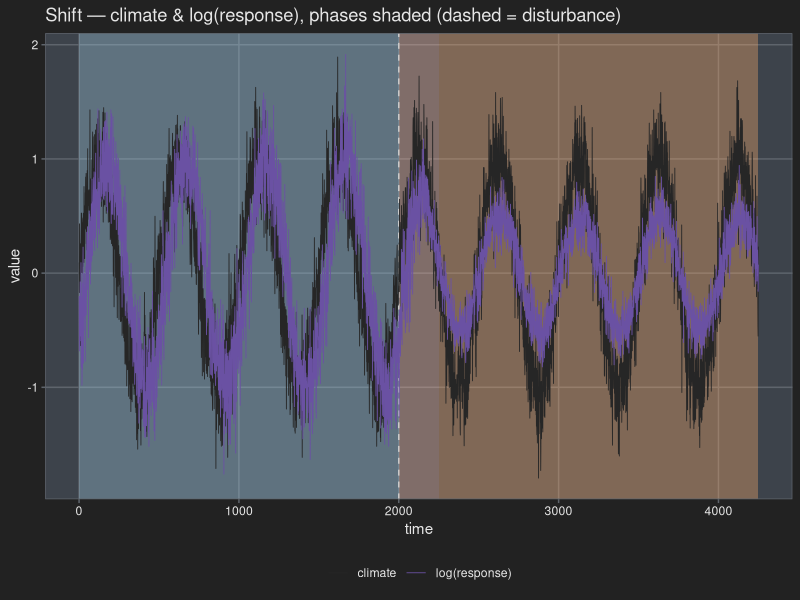
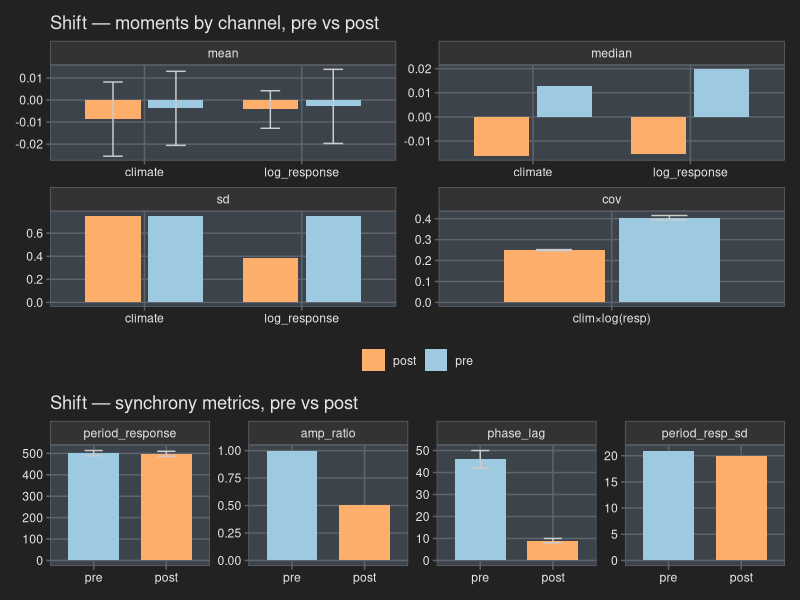
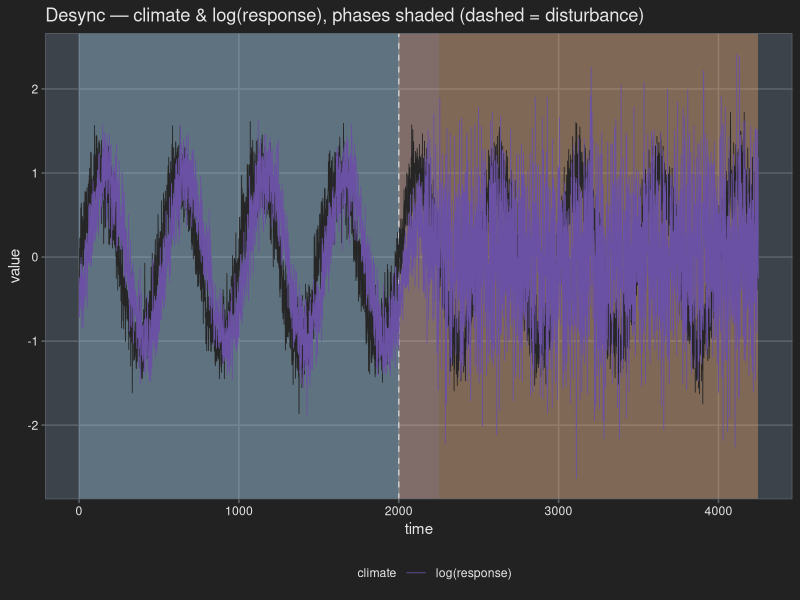
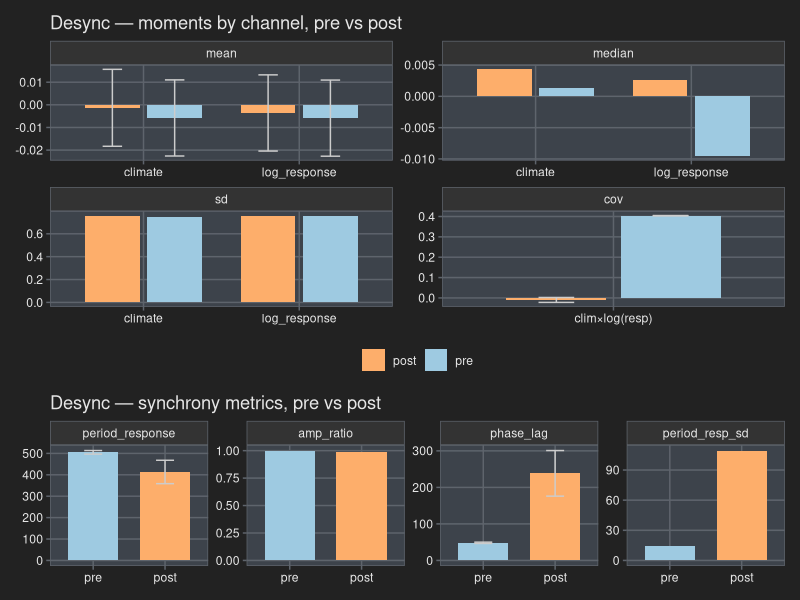
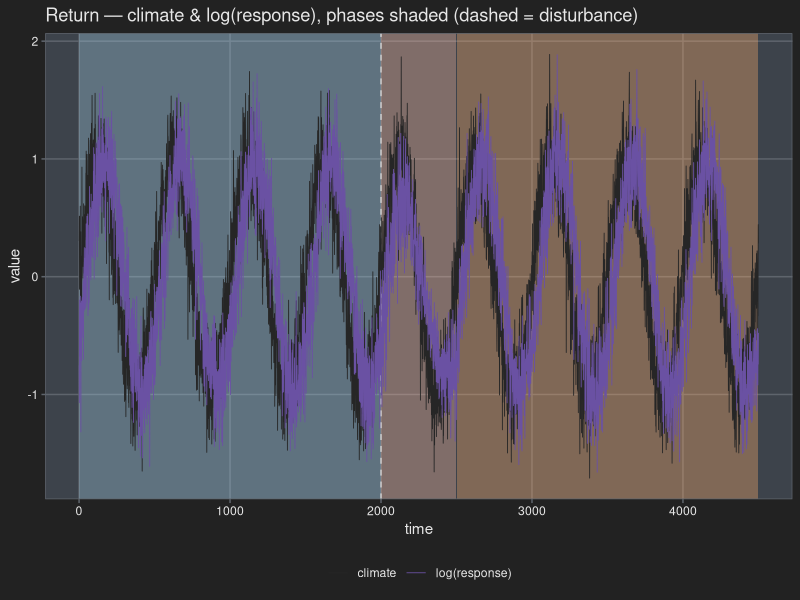
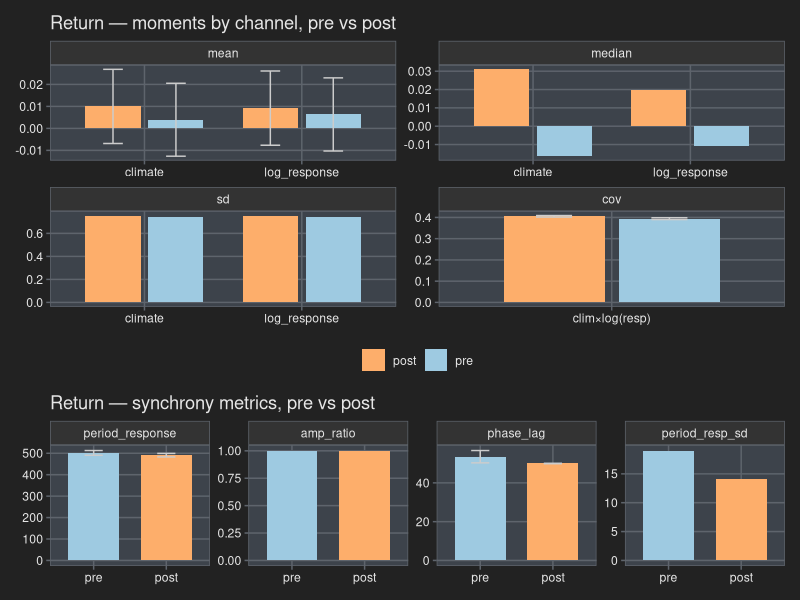
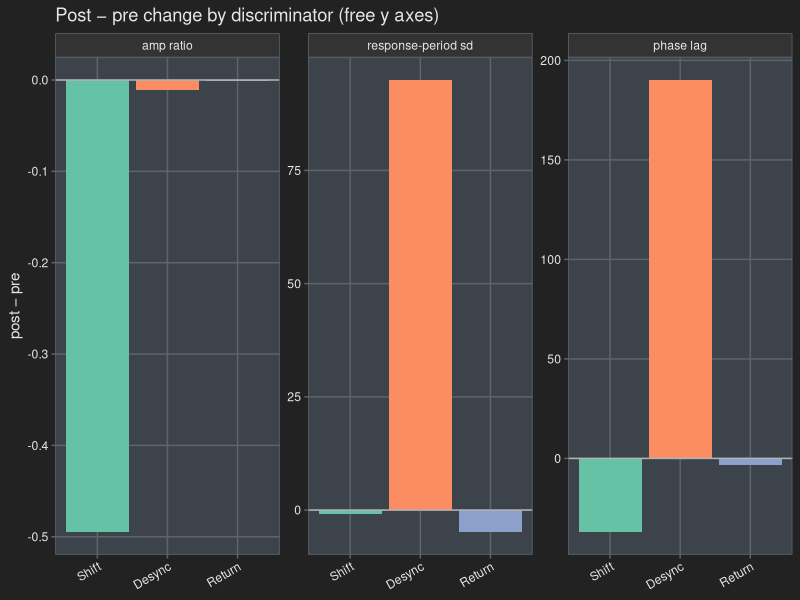

These figures' R source, in order:
## ---- chunk 1
knitr::opts_chunk$set(echo = TRUE, message = FALSE, warning = FALSE,
                      dev.args = list(bg = "#222222"))   # dark PNG canvas → matches darkly page
suppressMessages({ library(dplyr); library(tidyr); library(readr); library(ggplot2)
                   library(knitr); library(patchwork) })
.pg <- "#222222"; .pn <- "#3d434b"; .fg <- "#e6e6e6"; .gr <- "#5e646c"   # dark plot palette
theme_set(theme_bw(base_size = 11) + theme(
  plot.background  = element_rect(fill = .pg, colour = NA),
  panel.background = element_rect(fill = .pn, colour = NA),
  panel.border     = element_rect(colour = .gr, fill = NA),
  panel.grid.major = element_line(colour = .gr),
  panel.grid.minor = element_blank(),
  text = element_text(colour = .fg), axis.text = element_text(colour = .fg),
  axis.ticks = element_line(colour = .gr),
  legend.background = element_rect(fill = .pg, colour = NA),
  legend.key = element_rect(fill = .pg, colour = NA),
  strip.background = element_rect(fill = "#333333", colour = .gr),
  strip.text = element_text(colour = .fg), legend.position = "bottom"))
P <- 500   # generator period (steps); see CLAUDE.md. Only used to wrap phase lag into [0,P).
# auto-incrementing figure counter (document order) — used in each chunk's fig.cap.
fig_n <- local({ i <- 0L; function(x) { i <<- i + 1L; paste0("Figure ", i, ". ", x) } })
## ---- chunk 2
# centered moving average (window w); NA at the ±(w-1)/2 ends — used for peak-finding only.
smooth_ma <- function(x, w = 51) as.numeric(stats::filter(x, rep(1 / w, w)))

# local maxima of a smoothed copy, thinned greedily by height to a minimum separation `gap`.
# Two noise defences: keep only candidates above the window mean (an oscillation peak sits above
# its central tendency ⇒ drops trough-region ripples), then greedy gap≈0.6P ⇒ ≤1 peak/period.
find_peaks <- function(x, w = 51, gap = 300) {
  s <- smooth_ma(x, w); n <- length(s)
  interior <- s[2:(n - 1)] > s[1:(n - 2)] & s[2:(n - 1)] >= s[3:n]
  cand <- which(c(FALSE, interior, FALSE))            # NA comparisons drop out of which()
  cand <- cand[s[cand] > mean(s, na.rm = TRUE)]       # peaks lie above central tendency
  cand <- cand[order(s[cand], decreasing = TRUE)]     # tallest first
  keep <- integer(0)
  for (i in cand) if (all(abs(i - keep) >= gap)) keep <- c(keep, i)
  sort(keep)
}

# per-channel moments: central tendency (mean, median) + spread (sd, var, IQR, range).
series_stats <- function(x)
  tibble(mean = mean(x), median = median(x), sd = sd(x),
         var = var(x), IQR = IQR(x), range = diff(range(x)))

# per-response-peak offset behind the preceding climate peak, wrapped into [0,P). Empty if either
# channel has no peak. phase_lag = its mean; the vector also feeds the metric's standard error.
peak_offsets <- function(pc, pr) {
  if (!length(pc) || !length(pr)) return(numeric(0))
  vapply(pr, function(tr) {
    prior <- pc[pc <= tr]
    d <- if (length(prior)) tr - max(prior) else tr - min(pc)
    ((d %% P) + P) %% P
  }, numeric(1))
}
se_mean  <- function(x) if (length(x) > 1) sd(x) / sqrt(length(x)) else NA_real_  # SE of a sample mean

# covariance SE from per-cycle estimates: cut the window into P-long blocks, cov within each,
# SE = sd(block covs)/√n_blocks. Valid under autocorrelation — an iid cov SE would be far too
# narrow (effective n is the ~4 cycles, not the ~2000 points). Mirrors the peak-metric SEs.
cov_se <- function(x, y) {
  blk <- (seq_along(x) - 1) %/% P
  cv  <- tapply(seq_along(x), blk, function(i) if (length(i) > 2) cov(x[i], y[i]) else NA_real_)
  se_mean(cv[is.finite(cv)])
}

# synchrony summary for one settled window (climate/response columns). Peaks are found ONCE here
# and every derived quantity — including the mean-type standard errors (period_response_se,
# phase_lag_se) — reuses them, so callers never re-run find_peaks.
# period_resp_sd = spacing irregularity: small ⇒ clean oscillation, large ⇒ decoupled/noise.
sync_one <- function(sub) {
  pc <- find_peaks(sub$climate); pr <- find_peaks(sub$log_response)   # response peaks in log space
  dpr <- diff(pr); off <- peak_offsets(pc, pr)      # spacings / offsets feed both value and SE
  ac <- sd(sub$climate); ar <- sd(sub$log_response) # amp_response = sd(log R) ≈ β; sd computed once
  tibble(n = nrow(sub),
         period_climate     = mean(diff(pc)),
         period_response    = mean(dpr),
         period_response_se = se_mean(dpr),          # SE of the mean inter-peak interval
         period_resp_sd     = sd(dpr),
         amp_climate        = ac,
         amp_response       = ar,
         amp_ratio          = ar / ac,
         phase_lag          = if (length(off)) mean(off) else NA_real_,
         phase_lag_se       = se_mean(off))          # SE of the mean per-peak offset
}

# tables + figure for one dataset, over the settled pre/post regimes (transition excluded).
stats_by_period <- function(df)
  df %>% filter(phase %in% c("pre", "post")) %>%
    pivot_longer(c(climate, log_response), names_to = "series") %>%
    group_by(phase, series) %>% group_modify(~ series_stats(.x$value)) %>% ungroup() %>%
    mutate(phase = factor(phase, c("pre", "post"))) %>% arrange(phase, series)

sync_by_period <- function(df)
  bind_rows(pre  = sync_one(filter(df, phase == "pre")),
            post = sync_one(filter(df, phase == "post")), .id = "phase") %>%
    mutate(phase = factor(phase, c("pre", "post")))

# contiguous phase spans → shaded background bands (disturbance is a single step, drawn as a line).
phase_fill <- c(pre = "#9ecae1", disturbance = "grey45", transition = "#fcbba1", post = "#fdae6b")
plot_series <- function(df, title) {
  bands <- df %>% filter(phase != "disturbance") %>% group_by(phase) %>%
    summarise(xmin = min(time), xmax = max(time), .groups = "drop")
  td <- df$time[df$phase == "disturbance"]
  ggplot() +
    geom_rect(data = bands, aes(xmin = xmin, xmax = xmax, ymin = -Inf, ymax = Inf, fill = phase),
              alpha = 0.35, inherit.aes = FALSE) +
    geom_vline(xintercept = td, linetype = 2, colour = "grey80") +
    geom_line(data = pivot_longer(df, c(climate, log_response), names_to = "var") %>%
                mutate(var = recode(var, log_response = "log(response)")),
              aes(time, value, colour = var), linewidth = 0.3) +
    scale_fill_manual(values = phase_fill, guide = "none") +
    scale_colour_manual(values = c(climate = "grey15", `log(response)` = "#6a51a3")) +
    labs(title = title, x = "time", y = "value", colour = NULL)
}

# bar companions to the two tables; pre/post reuse the phase-band fills. free_y scales
# because metrics live on different units (amp ~1, period ~500, lag ~10s).
bar_fill <- c(pre = "#9ecae1", post = "#fdae6b")
# errbar=TRUE overlays ±1 SE (sd/√n) on the mean facet only. NB with autocorrelated series
# the iid SE is optimistic (too narrow); here it still dwarfs the ~0 means → not distinguishable.
# takes the precomputed stats tibble (stats_by_period) so the moments grid isn't recomputed;
# cov/n are still derived from df (not duplicated elsewhere).
plot_moments <- function(stats_x, df, title, errbar = FALSE) {   # central tendency + spread, per channel
  st <- stats_x %>% select(phase, series, mean, median, sd)
  nn <- df %>% filter(phase %in% c("pre", "post")) %>% count(phase, name = "n")   # rows per window
  # se lives on the wide table (sd/√n), tagged onto the mean rows after the pivot — no self-join.
  long <- st %>% left_join(nn, by = "phase") %>%
    mutate(se_mean = sd / sqrt(n)) %>%
    pivot_longer(c(mean, median, sd), names_to = "measure") %>%
    mutate(se = ifelse(measure == "mean", se_mean, NA_real_)) %>%
    select(phase, series, measure, value, se)
  # joint moment: one cov(climate, log_response) per regime → own facet (single x category).
  # per-cycle SE (see cov_se) — block SE, matching the other metrics.
  cov <- df %>% filter(phase %in% c("pre", "post")) %>% group_by(phase) %>%
    summarise(value = cov(climate, log_response), se = cov_se(climate, log_response), .groups = "drop") %>%
    mutate(phase = factor(phase, c("pre", "post")), series = "clim×log(resp)", measure = "cov")
  long <- bind_rows(long, cov) %>%
    mutate(measure = factor(measure, c("mean", "median", "sd", "cov")))
  ggplot(long, aes(series, value, fill = phase)) +
    geom_col(position = position_dodge(0.8), width = 0.7) +
    { if (errbar) geom_errorbar(aes(ymin = value - se, ymax = value + se),
        position = position_dodge(0.8), width = 0.25, colour = "grey80", na.rm = TRUE) } +
    facet_wrap(~ measure, scales = "free") +   # free x too: cov facet has its own single category
    scale_fill_manual(values = bar_fill) +
    labs(title = title, x = NULL, y = NULL, fill = NULL)
}

# takes the precomputed sync tibble (sync_by_period), which already carries the mean-type SEs
# (period_response_se, phase_lag_se) — so peaks are never re-found for the error bars.
plot_sync <- function(sync_x, title) {                  # peak-derived synchrony discriminators
  se_long <- sync_x %>%                                 # SE only for the mean-type metrics
    transmute(phase, period_response = period_response_se, phase_lag = phase_lag_se) %>%
    pivot_longer(-phase, names_to = "metric", values_to = "se")
  dat <- sync_x %>% select(phase, period_response, amp_ratio, phase_lag, period_resp_sd) %>%
    pivot_longer(-phase, names_to = "metric") %>%
    left_join(se_long, by = c("phase", "metric")) %>%   # amp_ratio & period_resp_sd → NA (no SE)
    mutate(metric = factor(metric, c("period_response", "amp_ratio", "phase_lag", "period_resp_sd")))
  ggplot(dat, aes(phase, value, fill = phase)) +
    geom_col(width = 0.7) +
    geom_errorbar(aes(ymin = value - se, ymax = value + se), width = 0.25, colour = "grey80", na.rm = TRUE) +
    facet_wrap(~ metric, scales = "free_y", nrow = 1) +
    scale_fill_manual(values = bar_fill, guide = "none") +
    labs(title = title, x = NULL, y = NULL)
}
## ---- chunk 3
# response is analyzed in log space (log-linear generator) → add log_response once at load.
d_shift  <- read_csv("synthetic_shift.csv",  show_col_types = FALSE) %>% mutate(log_response = log(response))
d_desync <- read_csv("synthetic_desync.csv", show_col_types = FALSE) %>% mutate(log_response = log(response))
d_return <- read_csv("synthetic_return.csv", show_col_types = FALSE) %>% mutate(log_response = log(response))
## ---- chunk 4
# Each dataset's moment / synchrony summaries are computed ONCE here (find_peaks runs a single
# time per window) and reused by every table, figure, and the cross-dataset summary below.
stats_shift  <- stats_by_period(d_shift);  sync_shift  <- sync_by_period(d_shift)
stats_desync <- stats_by_period(d_desync); sync_desync <- sync_by_period(d_desync)
stats_return <- stats_by_period(d_return); sync_return <- sync_by_period(d_return)
## ---- chunk 5
plot_series(d_shift, "Shift — climate & log(response), phases shaded (dashed = disturbance)")
## ---- chunk 6
cat(kable(stats_shift, digits = 3,
          caption = "Shift — per-channel moments, settled regimes"), sep = "\n")
cat("\n\n")
cat(kable(sync_shift %>% select(-ends_with("_se")), digits = 2,   # SEs shown as error bars, not in table
          caption = "Shift — peak-derived synchrony, pre vs post"), sep = "\n")
## ---- chunk 7
(plot_moments(stats_shift, d_shift, "Shift — moments by channel, pre vs post", errbar = TRUE) /
 plot_sync(sync_shift, "Shift — synchrony metrics, pre vs post")) +
  plot_layout(heights = c(2, 1))   # 2×2 moments gets twice the height of the 1-row sync strip
## ---- chunk 8
plot_series(d_desync, "Desync — climate & log(response), phases shaded (dashed = disturbance)")
## ---- chunk 9
cat(kable(stats_desync, digits = 3,
          caption = "Desync — per-channel moments, settled regimes"), sep = "\n")
cat("\n\n")
cat(kable(sync_desync %>% select(-ends_with("_se")), digits = 2,
          caption = "Desync — peak-derived synchrony, pre vs post"), sep = "\n")
## ---- chunk 10
(plot_moments(stats_desync, d_desync, "Desync — moments by channel, pre vs post", errbar = TRUE) /
 plot_sync(sync_desync, "Desync — synchrony metrics, pre vs post")) +
  plot_layout(heights = c(2, 1))
## ---- chunk 11
plot_series(d_return, "Return — climate & log(response), phases shaded (dashed = disturbance)")
## ---- chunk 12
cat(kable(stats_return, digits = 3,
          caption = "Return — per-channel moments, settled regimes"), sep = "\n")
cat("\n\n")
cat(kable(sync_return %>% select(-ends_with("_se")), digits = 2,
          caption = "Return — peak-derived synchrony, pre vs post"), sep = "\n")
## ---- chunk 13
(plot_moments(stats_return, d_return, "Return — moments by channel, pre vs post", errbar = TRUE) /
 plot_sync(sync_return, "Return — synchrony metrics, pre vs post")) +
  plot_layout(heights = c(2, 1))
## ---- chunk 14
sync_all <- bind_rows(Shift = sync_shift, Desync = sync_desync,   # reuse the summaries from `derive`
                      Return = sync_return, .id = "dataset")

# pre→post deltas of the discriminating metrics
delta <- sync_all %>%
  select(dataset, phase, amp_ratio, phase_lag, period_resp_sd) %>%
  pivot_longer(c(amp_ratio, phase_lag, period_resp_sd), names_to = "metric") %>%
  pivot_wider(names_from = phase, values_from = value) %>%
  mutate(delta = post - pre,
         dataset = factor(dataset, c("Shift", "Desync", "Return")))
## ---- chunk 15
cat(kable(delta %>% select(dataset, metric, pre, post, delta), digits = 2,
          caption = "pre → post change in synchrony discriminators, all datasets"), sep = "\n")
## ---- chunk 16
ggplot(delta, aes(dataset, delta, fill = dataset)) +
  geom_col() +
  geom_hline(yintercept = 0, colour = "grey70") +
  facet_wrap(~ metric, scales = "free_y",       # free_y: these discriminators live on different scales
             labeller = as_labeller(c(amp_ratio = "amp ratio", phase_lag = "phase lag",
                                      period_resp_sd = "response-period sd"))) +
  scale_fill_brewer(palette = "Set2", guide = "none") +
  labs(title = "Post − pre change by discriminator (free y axes)", x = NULL, y = "post − pre") +
  theme(axis.text.x = element_text(angle = 30, hjust = 1))
